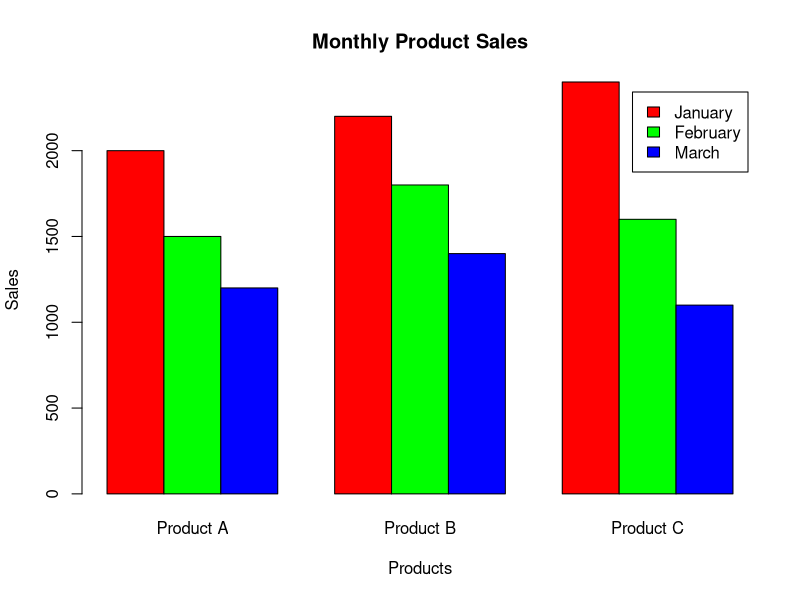
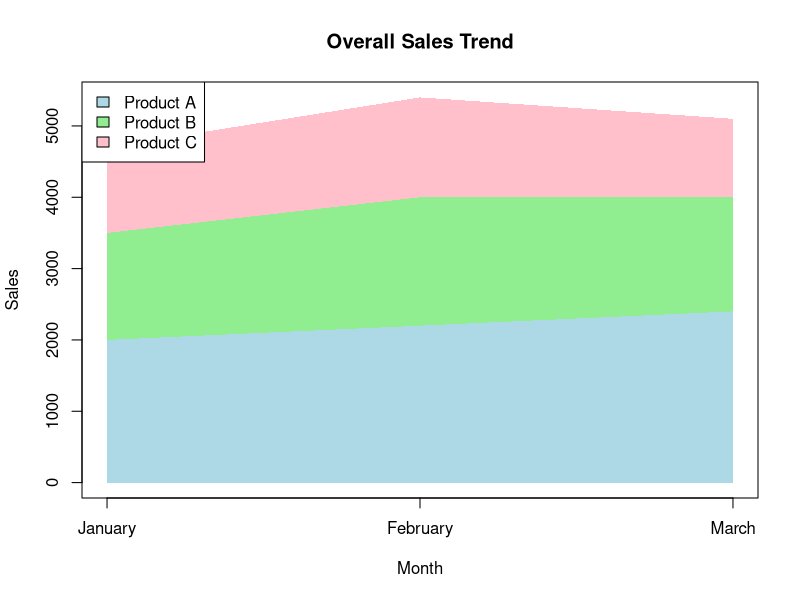

R code for these plots, in order:
sales <- data.frame(
  Product = c("Product A","Product B","Product C"),
  January = c(2000,1500,1200),
  February = c(2200,1800,1400),
  March = c(2400,1600,1100)
)

data <- as.matrix(sales[,2:4])

barplot(data,
        beside = TRUE,
        names.arg = sales$Product,
        col = c("red","green","blue"),
        legend = colnames(data),
        xlab = "Products",
        ylab = "Sales",
        main = "Monthly Product Sales")

months <- c("January","February","March")
A <- c(2000,2200,2400)
B <- c(1500,1800,1600)
C <- c(1200,1400,1100)

plot(1:3,
     A,
     type = "n",
     xaxt = "n",
     ylim = c(0, max(A+B+C)),
     xlab = "Month",
     ylab = "Sales",
     main = "Overall Sales Trend")

axis(1, at = 1:3, labels = months)

polygon(c(1:3,3:1),
        c(rep(0,3), rev(A)),
        col = "lightblue",
        border = NA)

polygon(c(1:3,3:1),
        c(A, rev(A+B)),
        col = "lightgreen",
        border = NA)

polygon(c(1:3,3:1),
        c(A+B, rev(A+B+C)),
        col = "pink",
        border = NA)

legend("topleft",
       legend = c("Product A","Product B","Product C"),
       fill = c("lightblue","lightgreen","pink"))

print(sales)
